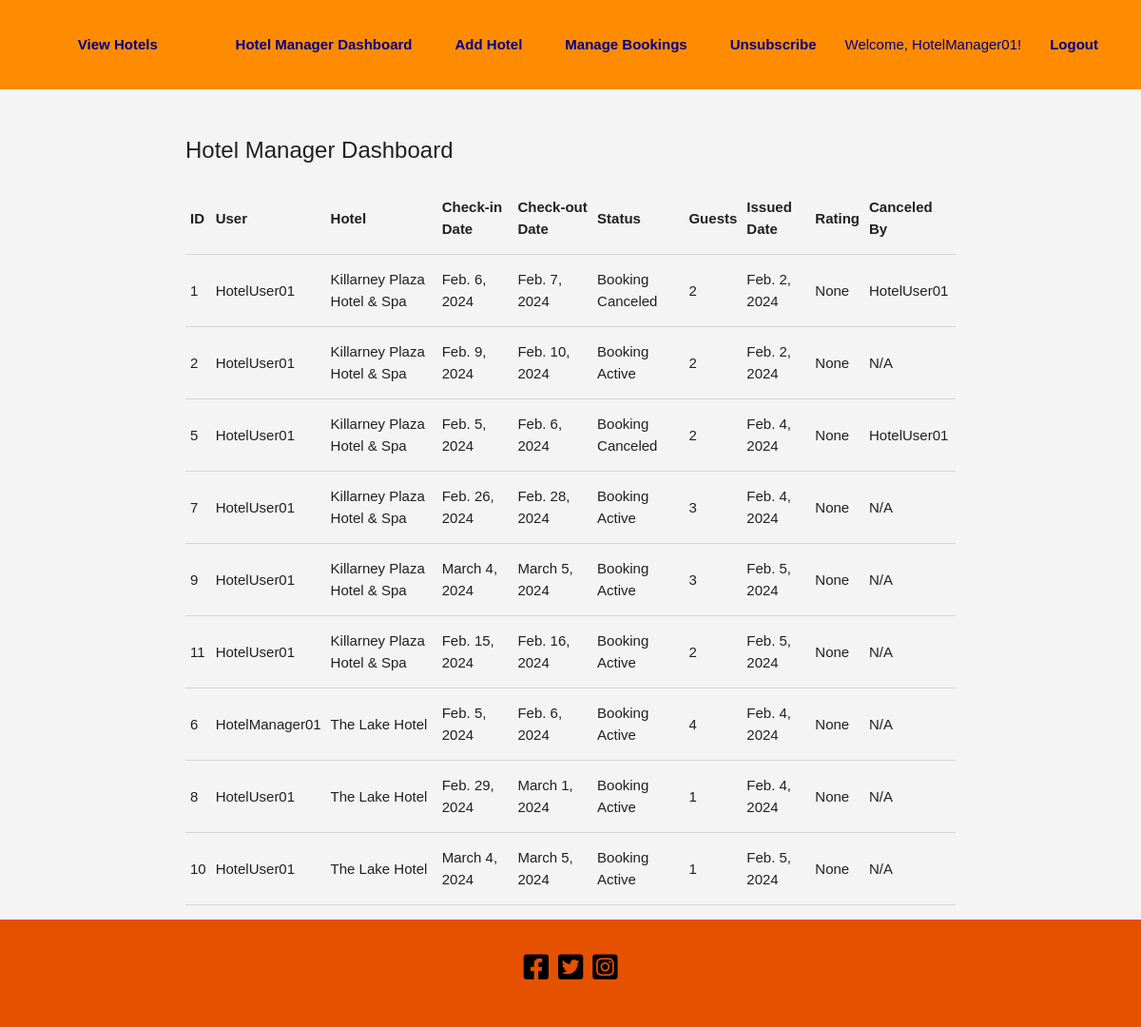
The app's page /hotel-manager/dashboard/ (signed in), older data.
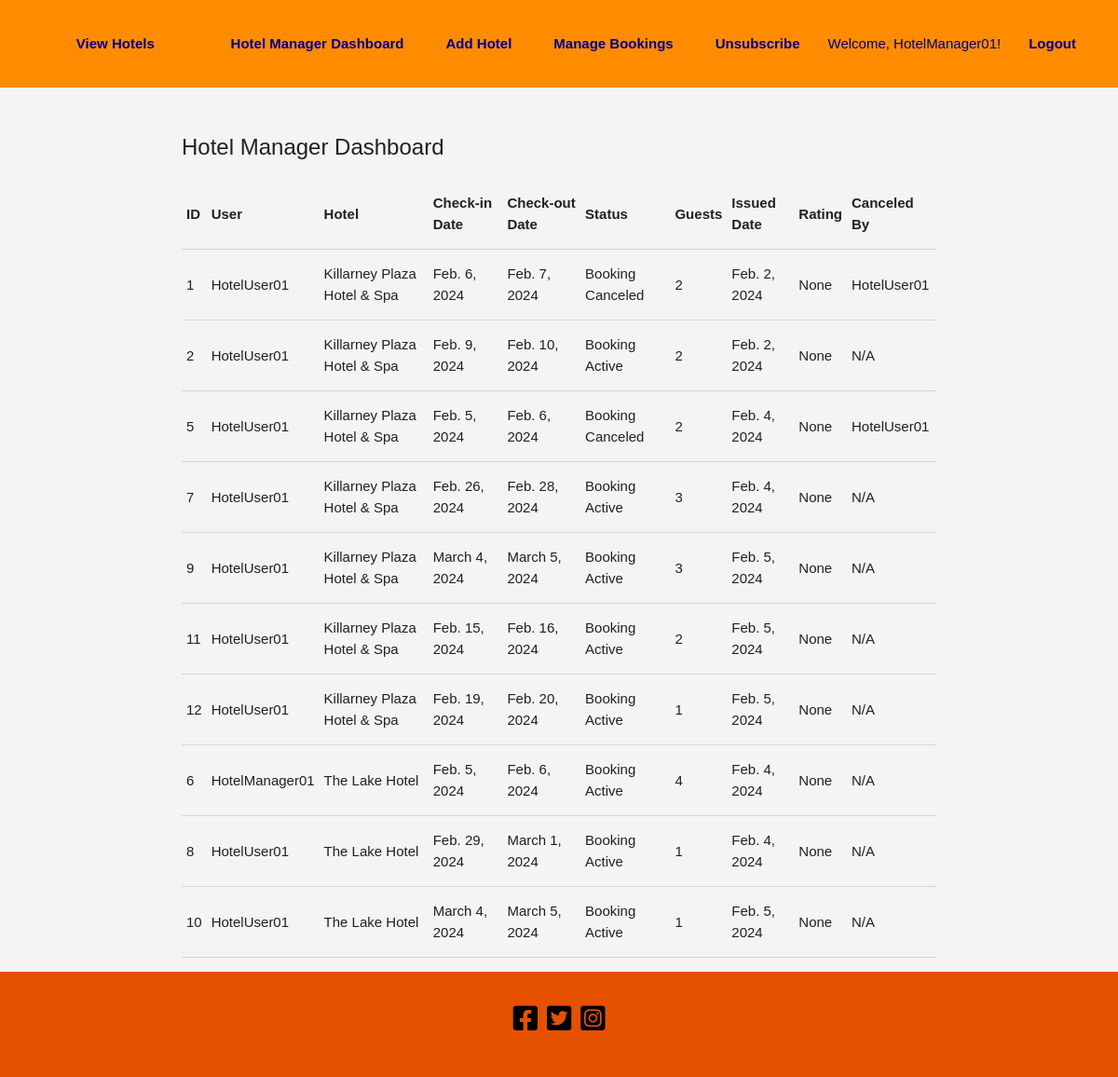
The same page, newer data.
### hotel_your_choice/models.py (models this page shows, shortened)
class Booking(models.Model):
    STATUS_ACTIVE = "active"
    STATUS_CANCELED = "canceled"
    STATUS_RESCHEDULED = "rescheduled"
    STATUS_CHOICES = [
        (STATUS_ACTIVE, "Booking Active"),
        (STATUS_CANCELED, "Booking Canceled"),
        (STATUS_RESCHEDULED, "Booking Rescheduled"),
    ]
    user = models.ForeignKey(get_user_model(), on_delete=models.CASCADE)
    hotel = models.ForeignKey(Hotel, on_delete=models.CASCADE)
    check_in_date = models.DateField()
    check_out_date = models.DateField()
    guests = models.PositiveIntegerField()
    issued_date = models.DateField(auto_now_add=True)
    rating = models.PositiveIntegerField(null=True, blank=True)
    status = models.CharField(
        max_length=20, choices=STATUS_CHOICES, default=STATUS_ACTIVE
    )
    canceled_by = models.ForeignKey(
        get_user_model(),
        on_delete=models.SET_NULL,
        null=True,
        blank=True,
        related_name="canceled_bookings",
    )
    original_booking = models.ForeignKey(
        "self", null=True, blank=True, on_delete=models.SET_NULL
    )

class CustomUser(AbstractUser):
    is_hotel_manager = models.BooleanField(default=False)
    is_client_user = models.BooleanField(default=False)
    is_administrator = models.BooleanField(default=True)
    groups = models.ManyToManyField(
        Group, related_name="customuser_groups", db_table="custom_user_groups"
    )
    user_permissions = models.ManyToManyField(
        Permission,
        related_name="customuser_permissions",
        db_table="custom_user_user_permissions",
    )
    profile_picture = models.ImageField(
        upload_to="profile_pics/", null=True, blank=True
    )
    reset_token = models.CharField(max_length=255, null=True, blank=True)
    contact_number = models.CharField(max_length=15, blank=True, null=True)
    roles = models.ManyToManyField("Role")  # Reference Role using string
    class Meta:
        db_table = "custom_user"

class Hotel(models.Model):
    name = models.CharField(max_length=255)
    description = models.TextField()
    address = models.CharField(max_length=255)
    night_rate = models.DecimalField(
        max_digits=10, decimal_places=2, default=0.0
    )
    capacity = models.IntegerField(null=True, blank=True)
    room_number = models.IntegerField(null=True, blank=True)
    main_photo = CloudinaryField(
        "image", folder="hotel_your_choice/hotel_main_photos/"
    )
    other_photos = models.ManyToManyField(
        "Photo", related_name="hotel_photos", blank=True
    )
    amenities = models.CharField(max_length=255, blank=True, null=True)
    manager = models.ForeignKey(
        CustomUser, on_delete=models.CASCADE, related_name="hotels_as_manager"
    )
    rated_bookings = models.ManyToManyField(
        "hotel_your_choice.Booking", related_name="rated_hotels", blank=True
    )
    objects = HotelManager()
    class Meta:
        verbose_name_plural = "Hotels"

### hotel_your_choice/views.py (the view)
@login_required
def hotel_manager_dashboard(request):
    hotels_managed = Hotel.objects.filter(manager=request.user)
    if hotels_managed.exists():
        bookings = Booking.objects.filter(hotel__in=hotels_managed)
    else:
        bookings = []
    return render(
        request,
        "hotel_your_choice/hotel_manager/dashboard.html",
        {"bookings": bookings},
    )

### hotel_your_choice/templates/hotel_your_choice/hotel_manager/dashboard.html (shortened to what this page needs)
{% extends 'base_generic.html' %}
{% load static %}
{% block content %}
<h2>Hotel Manager Dashboard</h2>
<table>
    <thead>
        <tr>
            <th>ID</th>
            <th>User</th>
            <th>Hotel</th>
            <th>Check-in Date</th>
            <th>Check-out Date</th>
            <th>Status</th>
            <th>Guests</th>
            <th>Issued Date</th>
            <th>Rating</th>
            <th>Canceled By</th>
        </tr>
    </thead>
    <tbody>
        {% for booking in bookings %}
        <tr>
            <td>{{ booking.id }}</td>
            <td>{{ booking.user.username }}</td>
            <td>{{ booking.hotel.name }}</td>
            <td>{{ booking.check_in_date }}</td>
            <td>{{ booking.check_out_date }}</td>
            <td>{{ booking.get_status_display }}</td>
            <td>{{ booking.guests }}</td>
            <td>{{ booking.issued_date }}</td>
            <td>{{ booking.rating }}</td>
            <td>{{ booking.canceled_by.username|default:'N/A' }}</td>
        </tr>
        {% endfor %}
    </tbody>
</table>
{% endblock %}

Row changes from the older to the newer data that the page shows:
added Booking: id "12", user.username "HotelUser01", hotel.name "Killarney Plaza Hotel & Spa", check_in_date "Feb. 19, 2024", check_out_date "Feb. 20, 2024", status "Booking Active", guests "1", issued_date "Feb. 5, 2024", rating "None", canceled_by.username "N/A"
